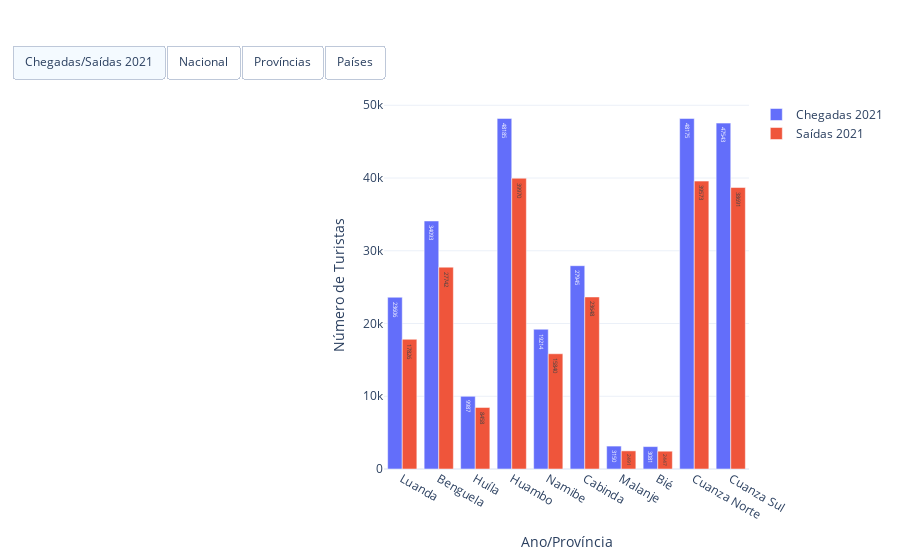

Notebook source saved alongside this figure:
### Code cell
import plotly.graph_objects as go
import numpy as np
from sklearn.ensemble import RandomForestRegressor
from sklearn.linear_model import LinearRegression

# -----------------------------
# Dados de exemplo
# -----------------------------
# agg_por_ano: df com 'ano', 'chegadas_turistas', 'saidas_turistas'
# prov: df com 'provincia', 'ano', 'chegadas_turistas', 'saidas_turistas'
# cont: df com 'pais', 'ano', 'chegadas_turistas'
# models: dict com modelos treinados para previsões nacionais

anos_futuros_nacional = np.arange(2026, 2030)

fig = go.Figure()

# -----------------------------
# 1) Chegadas e saídas 2021 por província
# -----------------------------
if 'provincia' in df_prov.columns:
    provincias = df_prov['provincia'].unique()
    dados_2021 =df_prov[df_prov['ano'] == 2021]
    chegadas = dados_2021.set_index('provincia').reindex(provincias)['chegadas_turistas'].fillna(0).values
    saidas = dados_2021.set_index('provincia').reindex(provincias)['saidas_turistas'].fillna(0).values

    fig.add_trace(go.Bar(
        x=provincias,
        y=chegadas,
        name='Chegadas 2021',
        text=[int(v) for v in chegadas],
        textposition='auto',
        visible=True
    ))

    fig.add_trace(go.Bar(
        x=provincias,
        y=saidas,
        name='Saídas 2021',
        text=[int(v) for v in saidas],
        textposition='auto',
        visible=True
    ))

# -----------------------------
# 2) Previsões Nacionais
# -----------------------------
# Dados reais
fig.add_trace(go.Scatter(
    x=agg_por_ano['ano'],
    y=agg_por_ano['chegadas_turistas'],
    mode='lines+markers',
    name='Chegadas Reais',
    line=dict(color='black', width=2),
    visible=False
))

# Previsões
if isinstance(models, dict):
    for name, model in models.items():
        preds = model.predict(anos_futuros_nacional.reshape(-1,1))
        fig.add_trace(go.Scatter(
            x=anos_futuros_nacional,
            y=preds,
            mode='lines+markers',
            name=f'Previsão {name}',
            line=dict(dash='dash'),
            visible=False
        ))
else:
    preds = models.predict(anos_futuros_nacional.reshape(-1,1))
    fig.add_trace(go.Scatter(
        x=anos_futuros_nacional,
        y=preds,
        mode='lines+markers',
        name='Previsão',
        line=dict(dash='dash'),
        visible=False
    ))

# -----------------------------
# 3) Previsões por Província
# -----------------------------
prov_selec = ['Luanda','Benguela','Huíla']
for prov_name in prov_selec:
    dados_prov = df_prov[df_prov['provincia']==prov_name]
    
    # Dados reais
    fig.add_trace(go.Scatter(
        x=dados_prov['ano'],
        y=dados_prov['chegadas_turistas'],
        mode='lines+markers',
        name=f'{prov_name} Reais',
        visible=False
    ))
    
    # Previsão com RandomForest
    X_future = np.arange(dados_prov['ano'].max()+1, 2026).reshape(-1,1)
    modelo = RandomForestRegressor(random_state=42)
    modelo.fit(dados_prov[['ano']], dados_prov['chegadas_turistas'])
    preds = modelo.predict(X_future)
    
    fig.add_trace(go.Scatter(
        x=X_future.flatten(),
        y=preds,
        mode='lines+markers',
        name=f'{prov_name} Previsão',
        line=dict(dash='dash'),
        visible=False
    ))

# -----------------------------
# 4) Previsões por País/Continente
# -----------------------------
pais_selec = ['Portugal','Brasil','China']
for pais_name in pais_selec:
    dados_pais = cont[cont['pais']==pais_name]
    
    # Dados reais
    fig.add_trace(go.Scatter(
        x=dados_pais['ano'],
        y=dados_pais['chegadas_turistas'],
        mode='lines+markers',
        name=f'{pais_name} Reais',
        visible=False
    ))
    
    # Previsão com RandomForest
    X_future = np.arange(dados_pais['ano'].max()+1, 2026).reshape(-1,1)
    modelo = RandomForestRegressor(random_state=42)
    modelo.fit(dados_pais[['ano']], dados_pais['chegadas_turistas'])
    preds = modelo.predict(X_future)
    
    fig.add_trace(go.Scatter(
        x=X_future.flatten(),
        y=preds,
        mode='lines+markers',
        name=f'{pais_name} Previsão',
        line=dict(dash='dash'),
        visible=False
    ))

# -----------------------------
# Botões interativos para alternar abas
# -----------------------------
num_nacional = len(models) + 1 if isinstance(models, dict) else 2
num_prov = len(prov_selec)*2
num_pais = len(pais_selec)*2

fig.update_layout(
    updatemenus=[
        dict(
            type="buttons",
            direction="right",
            active=0,
            x=0.0,
            y=1.15,
            buttons=list([
                dict(label="Chegadas/Saídas 2021",
                     method="update",
                     args=[{"visible": [True]*2 + [False]*(len(fig.data)-2)},
                           {"title": "Chegadas e Saídas por Província (2021)"}]),
                dict(label="Nacional",
                     method="update",
                     args=[{"visible": [False]*2 + [True]*num_nacional + [False]*(len(fig.data)-2-num_nacional)},
                           {"title": "Chegadas Reais e Previsões Nacionais (2022–2025)"}]),
                dict(label="Províncias",
                     method="update",
                     args=[{"visible": [False]*2 + [False]*num_nacional + [True]*num_prov + [False]*(len(fig.data)-2-num_nacional-num_prov)},
                           {"title": "Chegadas Reais e Previsões por Província (2022–2025)"}]),
                dict(label="Países",
                     method="update",
                     args=[{"visible": [False]*2 + [False]*num_nacional + [False]*num_prov + [True]*num_pais},
                           {"title": "Chegadas Reais e Previsões por País/Continente (2022–2025)"}])
            ]),
        )
    ]
)

# Layout geral
fig.update_layout(
    template='plotly_white',
    xaxis_title='Ano/Província',
    yaxis_title='Número de Turistas',
    showlegend=True
)

fig.show()

### Figure 1 — Plotly figure (JSON) as saved in the notebook; plotly's stock layout.template omitted (floating-point values rounded to 4 significant figures)
{"data": [{"name": "Chegadas 2021", "text": ["23606", "34093", "9987", "48185", "19214", "27945", "3150", "3081", "48175", "47543"], "textposition": "auto", "type": "bar", "visible": true, "x": ["Luanda", "Benguela", "Huíla", "Huambo", "Namibe", "Cabinda", "Malanje", "Bié", "Cuanza Norte", "Cuanza Sul"], "y": [23606, 34093, 9987, 48185, 19214, 27945, 3150, 3081, 48175, 47543]}, {"name": "Saídas 2021", "text": ["17826", "27742", "8458", "39970", "15840", "23648", "2491", "2447", "39573", "38691"], "textposition": "auto", "type": "bar", "visible": true, "x": ["Luanda", "Benguela", "Huíla", "Huambo", "Namibe", "Cabinda", "Malanje", "Bié", "Cuanza Norte", "Cuanza Sul"], "y": [17826, 27742, 8458, 39970, 15840, 23648, 2491, 2447, 39573, 38691]}, {"line": {"color": "black", "width": 2}, "mode": "lines+markers", "name": "Chegadas Reais", "type": "scatter", "visible": false, "x": [2010, 2011, 2012, 2013, 2014, 2015, 2016, 2017, 2018, 2019, 2020, 2021, 2022, 2023], "y": [153842, 188683, 168920, 141637, 108799, 106370, 134399, 136612, 205015, 135593, 86653, 247370, 200702, 64467]}, {"line": {"dash": "dash"}, "mode": "lines+markers", "name": "Previsão LinearRegression", "type": "scatter", "visible": false, "x": [2026, 2027, 2028, 2029], "y": [142700.0, 142100.0, 141500.0, 140900.0]}, {"line": {"dash": "dash"}, "mode": "lines+markers", "name": "Previsão RandomForest", "type": "scatter", "visible": false, "x": [2026, 2027, 2028, 2029], "y": [107900.0, 107900.0, 107900.0, 107900.0]}, {"mode": "lines+markers", "name": "Luanda Reais", "type": "scatter", "visible": false, "x": [2010, 2011, 2012, 2013, 2014, 2015, 2016, 2017, 2018, 2019, 2020, 2021, 2022, 2023], "y": [17795, 5890, 27851, 37222, 44557, 41353, 27184, 22932, 48214, 5420, 12647, 23606, 15500, 43975]}, {"line": {"dash": "dash"}, "mode": "lines+markers", "name": "Luanda Previsão", "type": "scatter", "visible": false, "x": [2024, 2025], "y": [34910.0, 34910.0]}, {"mode": "lines+markers", "name": "Benguela Reais", "type": "scatter", "visible": false, "x": [2010, 2011, 2012, 2013, 2014, 2015, 2016, 2017, 2018, 2019, 2020, 2021, 2022, 2023], "y": [46732, 23777, 25247, 21115, 31723, 46417, 17708, 45016, 6555, 2699, 26376, 34093, 49893, 40646]}, {"line": {"dash": "dash"}, "mode": "lines+markers", "name": "Benguela Previsão", "type": "scatter", "visible": false, "x": [2024, 2025], "y": [42400.0, 42400.0]}, {"mode": "lines+markers", "name": "Huíla Reais", "type": "scatter", "visible": false, "x": [2010, 2011, 2012, 2013, 2014, 2015, 2016, 2017, 2018, 2019, 2020, 2021, 2022, 2023], "y": [39194, 10433, 23271, 7056, 44941, 29728, 49011, 3154, 19429, 37743, 14039, 9987, 3679, 24687]}, {"line": {"dash": "dash"}, "mode": "lines+markers", "name": "Huíla Previsão", "type": "scatter", "visible": false, "x": [2024, 2025], "y": [18080.0, 18080.0]}, {"mode": "lines+markers", "name": "Portugal Reais", "type": "scatter", "visible": false, "x": [2010, 2011, 2012, 2013, 2014, 2015, 2016, 2017, 2018, 2019, 2020, 2021, 2022, 2023], "y": [10331, 13962, 28402, 20728, 15044, 20463, 18116, 16578, 9029, 15334, 5831, 36798, 11740, 9691]}, {"line": {"dash": "dash"}, "mode": "lines+markers", "name": "Portugal Previsão", "type": "scatter", "visible": false, "x": [2024, 2025], "y": [12130.0, 12130.0]}, {"mode": "lines+markers", "name": "Brasil Reais", "type": "scatter", "visible": false, "x": [2010, 2011, 2012, 2013, 2014, 2015, 2016, 2017, 2018, 2019, 2020, 2021, 2022, 2023], "y": [17849, 21195, 10719, 11055, 18056, 11046, 7832, 6800, 8442, 6708, 6574, 19887, 13840, 3628]}, {"line": {"dash": "dash"}, "mode": "lines+markers", "name": "Brasil Previsão", "type": "scatter", "visible": false, "x": [2024, 2025], "y": [7380.0, 7380.0]}, {"mode": "lines+markers", "name": "China Reais", "type": "scatter", "visible": false, "x": [2010, 2011, 2012, 2013, 2014, 2015, 2016, 2017, 2018, 2019, 2020, 2021, 2022, 2023], "y": [22088, 17660, 9869, 20110, 8628, 19222, 18254, 6374, 19224, 13924, 6728, 12759, 34948, 7944]}, {"line": {"dash": "dash"}, "mode": "lines+markers", "name": "China Previsão", "type": "scatter", "visible": false, "x": [2024, 2025], "y": [15000.0, 15000.0]}], "layout": {"showlegend": true, "updatemenus": [{"active": 0, "buttons": [{"args": [{"visible": [true, true, false, false, false, false, false, false, false, false, false, false, false, false, false, false, false]}, {"title": "Chegadas e Saídas por Província (2021)"}], "label": "Chegadas/Saídas 2021", "method": "update"}, {"args": [{"visible": [false, false, true, true, true, false, false, false, false, false, false, false, false, false, false, false, false]}, {"title": "Chegadas Reais e Previsões Nacionais (2022–2025)"}], "label": "Nacional", "method": "update"}, {"args": [{"visible": [false, false, false, false, false, true, true, true, true, true, true, false, false, false, false, false, false]}, {"title": "Chegadas Reais e Previsões por Província (2022–2025)"}], "label": "Províncias", "method": "update"}, {"args": [{"visible": [false, false, false, false, false, false, false, false, false, false, false, true, true, true, true, true, true]}, {"title": "Chegadas Reais e Previsões por País/Continente (2022–2025)"}], "label": "Países", "method": "update"}], "direction": "right", "type": "buttons", "x": 0, "y": 1.15}], "xaxis": {"title": {"text": "Ano/Província"}}, "yaxis": {"title": {"text": "Número de Turistas"}}}}
